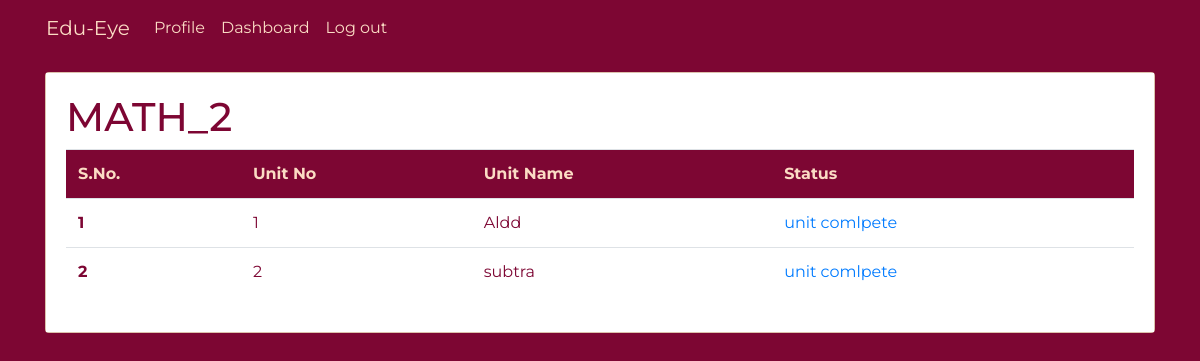
The page /teacher/unit_teacher/2 (signed in) on the database its author committed.
### account/models.py (models this page shows)
class TrackProgressBatchCourse(models.Model):
    unit = models.ForeignKey(Unit, on_delete=models.CASCADE, null=True)
    batchcourse = models.ForeignKey(BatchCourse, on_delete=models.CASCADE,null=True)
    is_completed = models.BooleanField(default=False)
    rating = models.IntegerField(default=0)
    students_polled = models.IntegerField(default=0)
    lecture_taken=models.IntegerField(default=0)
    class Meta:
        unique_together = ('unit', 'batchcourse')
    def __str__(self):
        return str(self.unit)+ " - " + str(self.batchcourse)

class BatchCourse(models.Model):
    batch = models.ForeignKey(Batch, on_delete=models.CASCADE)
    course = models.ForeignKey(Course, on_delete=models.CASCADE)
    def __str__(self):
        return str(self.batch) + " - " + str(self.course.name)

class Course(models.Model):
    SUBJECT = (("MATH", "Mathematics"), ("ENG", "English"),
                  ("HINDI", "Hindi"), ("SCI", "Science"))
    name = models.TextField(default=1,choices=SUBJECT)
    class_no = models.IntegerField(unique=True)
    def __str__(self):
        return str(self.name) +"_"+str(self.class_no)

class Unit(models.Model):
    unit_no = models.IntegerField()
    name = models.TextField()
    course = models.ForeignKey(Course, on_delete=models.CASCADE)
    def __str__(self):
        return str(self.name)+ " - " + str(self.course.name)

### teacher/views.py (the view)
# urls.py: path('unit_teacher/<int:bid>',views.unitdetail,name="unit_teacher"),
@login_required(login_url='login')
def unitdetail(request, bid):
    if request.user.is_teacher ==True:
        if request.user.is_teacher ==True:
            batchdetail = TrackProgressBatchCourse.objects.filter(batchcourse_id=bid)
            print(batchdetail)
        return render(request, 'teacher/unitdash.html', {'batchdetails': batchdetail,'bid':bid})
    else:
        print("NOT A Teacher!! login as teacher :P")
        return redirect('login')

### account/models.py (called while the page is built)
    def __str__(self):
        return str(self.in_class) + "-" + self.section

### templates/teacher/unitdash.html
{% extends 'basic.html' %}
{% load static %}
{% load crispy_forms_tags %}
{% block body %}
<div class="container">
  <div class="card mb-3 mt-3">
    <div class="card-body" style="background-color:#fff">
      <h1 class="title">{{batchdetails.0.batchcourse.course}}</h1>
      <table class="table table-borderless">
        <thead>
          <tr class="tablehead">
            <td scope="col">S.No.</td>
            <td scope="col">Unit No</td>
            <td scope="col">Unit Name</td>
            <td scope="col">Status</td>
          </tr>
        </thead>
        <tbody>
          {% for batchdetail in batchdetails%}
          <tr>
            <th scope="row">{{ forloop.counter }}</th>
            <td>{{batchdetail.unit.unit_no}}</td>
            <td>{{batchdetail.unit.name}}</td>
            <td><a href="{% url 'unit_complete_teacher' bid batchdetail.unit_id %}">unit comlpete</a></td>
          </tr>
          {% endfor%}
        </tbody>
      </table>
    </div>
  </div>
</div>
{% endblock body %}

### static/css/basic.css (style rules this page uses)
* { margin: 0; padding: 0; outline: none; box-sizing: border-box; font-family: 'Montserrat', sans-serif; }
body { background-color: #7d0633 !important; margin-bottom: 20px; }
.container { background-color: #7d0633 !important; color: #fbdcc4 !important; }
.tablehead { background-color: #7d0633 !important; color: #fbdcc4 !important; font-weight: bold; }
.card { background-color: #fbdcc4 !important; color: #7d0633; }
.card-body { background-color: #7d0633; }

### rows shown on the page
TrackProgressBatchCourse: batchcourse.class_no "MATH_2", unit.unit_no "1", unit.name "Aldd"
TrackProgressBatchCourse: unit.unit_no "2", unit.name "subtra"
